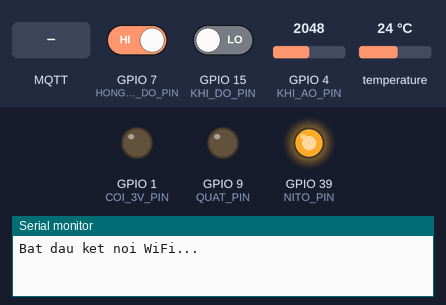
Simulated run of this sketch. Board: ESP32-S3. Parts: output pins drawn as LEDs (lit = HIGH), the last lines printed to the serial monitor. The inputs (shaded band) are chosen by the test bench; at power-on: GPIO 7 (HONG_NGOAI_DO_PIN) HIGH, GPIO 4 (KHI_AO_PIN) = 2048, GPIO 15 (KHI_DO_PIN) LOW, temperature 24 °C. WiFi joins after 1.5 s; servers stay silent unless stated; no MQTT or app messages arrive unless stated.

Above: at 0.1 s.
At 3.5 s:
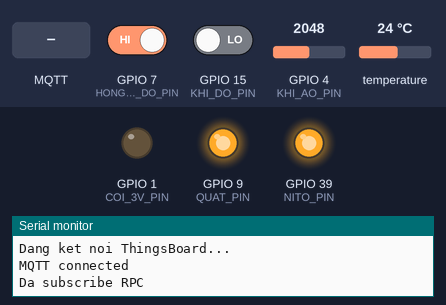
3.6 s: GPIO 7 (HONG_NGOAI_DO_PIN) driven LOW
5.3 s: MQTT message "setFan" arrives on the first subscribed topic
7.3 s: MQTT message "setBuzzer" arrives on the first subscribed topic
9.3 s: MQTT message "setNito" arrives on the first subscribed topic
11.3 s: GPIO 7 (HONG_NGOAI_DO_PIN) driven HIGH
Timing chart, 0 to 14.3 s (numbered marks = the images above; inputs shaded):
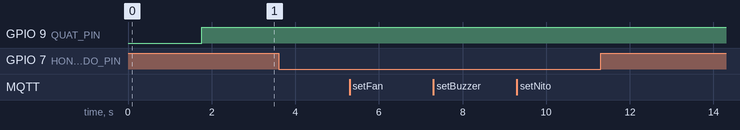

The sketch:

sketch_nov10a.ino
```cpp
#include <WiFi.h>
#include <PubSubClient.h>
#include <OneWire.h>
#include <DallasTemperature.h>
#include <ArduinoJson.h>

// ===== Thong tin WiFi va ThingsBoard =====
const char* WIFI_SSID = "LongNo";
const char* WIFI_PASSWORD = "noiphet123";

const char* MQTT_SERVER = "mqtt.eu.thingsboard.cloud";
const int MQTT_PORT = 1883;
const char* ACCESS_TOKEN = "DIYbTldC7WRVOoNfKYzo";
// ========================================

// ===== PIN =====
const int NHIET_DO_OUT_PIN = 6;
const int HONG_NGOAI_DO_PIN = 7;
const int KHI_DO_PIN = 15;
const int KHI_AO_PIN = 4;
const int COI_3V_PIN = 1;
const int QUAT_PIN = 9;
const int NITO_PIN = 39;
// ===============

// Trang thai thiet bi
int quat_out = LOW;
int coi_out = LOW;
int nito_out = HIGH;

// Trang thai ket noi
bool online = false;

// Timer
unsigned long lastWiFiAttempt = 0;
unsigned long lastMQTTAttempt = 0;
unsigned long lastSensorRead = 0;
unsigned long lastTelemetry = 0;

const unsigned long WIFI_INTERVAL = 10000;
const unsigned long MQTT_INTERVAL = 3000;
const unsigned long SENSOR_INTERVAL = 1000;
const unsigned long TELEMETRY_INTERVAL = 1000;

// Gia tri cam bien
float nhiet_do_out = DEVICE_DISCONNECTED_C;
int hn_do_out = HIGH;
int khi_do_out = HIGH;
int khi_ao_out = 0;

OneWire oneWire(NHIET_DO_OUT_PIN);
DallasTemperature sensors(&oneWire);

WiFiClient wifiClient;
PubSubClient mqtt(wifiClient);


// =====================================================
// DIEU KHIEN THIET BI
// =====================================================

void capNhatThietBi() {
    digitalWrite(QUAT_PIN, quat_out);
    digitalWrite(COI_3V_PIN, coi_out);
    digitalWrite(NITO_PIN, nito_out);
}


// =====================================================
// OFFLINE MODE
// =====================================================

void dieuKhienOffline() {

    // 1. Dieu khien coi theo nhiet do
    if (nhiet_do_out != DEVICE_DISCONNECTED_C) {

        if (nhiet_do_out > 60.0) {
            coi_out = HIGH;
        }
        else if (nhiet_do_out < 45.0) {
            coi_out = LOW;
        }
    }

    // 2. Dieu khien quat theo chat luong khong khi
    if (khi_ao_out > 400) {
        quat_out = HIGH;
    }
    else if (khi_ao_out < 400) {
        quat_out = LOW;
    }

    // 3. Dieu khien phun Nito
    // NITO active LOW
    if (nhiet_do_out > 100.0&&hn_do_out == 0 ) {
        nito_out = HIGH;
    }
    else if (nhiet_do_out < 80.0&& hn_do_out == 1) {
        nito_out = HIGH;
    }

    // Cap nhat trang thai cac chan GPIO
    capNhatThietBi();

    Serial.println("===== OFFLINE CONTROL =====");

    Serial.print("Nhiet do: ");
    Serial.println(nhiet_do_out);

    Serial.print("Khi AO: ");
    Serial.println(khi_ao_out);
     Serial.print("flame: ");
    Serial.println(hn_do_out);
    Serial.print("Coi: ");
    Serial.println(coi_out == HIGH ? "ON" : "OFF");

    Serial.print("Quat: ");
    Serial.println(quat_out == HIGH ? "ON" : "OFF");

    Serial.print("Nito: ");
    Serial.println(nito_out == LOW ? "ON" : "OFF");

    Serial.println("===========================");
}


// =====================================================
// RPC
// =====================================================

void xuLyRPC(char* topic, byte* payload, unsigned int length) {

    StaticJsonDocument<256> doc;

    DeserializationError error =
        deserializeJson(doc, payload, length);

    if (error) {
        Serial.println("RPC loi: JSON khong hop le");
        return;
    }

    const char* method = doc["method"] | "";
    JsonVariantConst params = doc["params"];

    bool bat;

    if (params.is<bool>()) {
        bat = params.as<bool>();
    }
    else if (params.is<const char*>()) {
        bat = (strcmp(params.as<const char*>(), "true") == 0);
    }
    else {
        Serial.println("RPC loi: params phai la true/false");
        return;
    }

    const char* tenTrangThai = nullptr;

    if (strcmp(method, "setFan") == 0) {
        quat_out = bat ? HIGH : LOW;
        tenTrangThai = "fan";
    }
    else if (strcmp(method, "setBuzzer") == 0) {
        coi_out = bat ? HIGH : LOW;
        tenTrangThai = "bluzzer";
    }
    else if (strcmp(method, "setNito") == 0) {
        nito_out = bat ? LOW : HIGH;
        tenTrangThai = "nito";
    }
    else {
        Serial.print("RPC khong biet method: ");
        Serial.println(method);
        return;
    }

    capNhatThietBi();

    Serial.print(method);
    Serial.println(bat ? " -> ON" : " -> OFF");

    // Phan hoi ThingsBoard bang request ID
    char* requestId = strrchr(topic, '/');

    if (requestId != nullptr) {

        String responseTopic =
            "v1/devices/me/rpc/response/";

        responseTopic += (requestId + 1);

        String response = "{\"success\":true,\"";
        response += tenTrangThai;
        response += "\":";
        response += bat ? "true" : "false";
        response += "}";

        mqtt.publish(
            responseTopic.c_str(),
            response.c_str()
        );
    }
}


void callback(char* topic, byte* payload, unsigned int length) {

    Serial.print("MQTT nhan topic: ");
    Serial.println(topic);

    Serial.print("Payload: ");

    for (unsigned int i = 0; i < length; i++) {
        Serial.print((char)payload[i]);
    }

    Serial.println();

    xuLyRPC(topic, payload, length);
}


// =====================================================
// WIFI
// =====================================================

void batDauWiFi() {

    Serial.println("Bat dau ket noi WiFi...");

    WiFi.mode(WIFI_STA);
    WiFi.setAutoReconnect(true);
    WiFi.begin(WIFI_SSID, WIFI_PASSWORD);
}


void xuLyWiFi() {

    if (WiFi.status() == WL_CONNECTED) {

        if (!online) {
            online = true;

            Serial.println("========================");
            Serial.println("WIFI CONNECTED");
            Serial.println("CHUYEN SANG ONLINE MODE");
            Serial.print("IP: ");
            Serial.println(WiFi.localIP());
            Serial.println("========================");
        }

        return;
    }

    // Mat WiFi
    if (online) {

        online = false;

        Serial.println("========================");
        Serial.println("WIFI DISCONNECTED");
        Serial.println("CHUYEN SANG OFFLINE MODE");
        Serial.println("========================");

        mqtt.disconnect();
    }

    // Thu ket noi lai theo chu ky
    if (millis() - lastWiFiAttempt >= WIFI_INTERVAL) {

        lastWiFiAttempt = millis();

        Serial.println("Dang thu ket noi lai WiFi...");

        WiFi.begin(WIFI_SSID, WIFI_PASSWORD);
    }
}


// =====================================================
// MQTT
// =====================================================

void xuLyMQTT() {

    if (!online) {
        return;
    }

    if (mqtt.connected()) {
        mqtt.loop();
        return;
    }

    if (millis() - lastMQTTAttempt >= MQTT_INTERVAL) {

        lastMQTTAttempt = millis();

        Serial.println("Dang ket noi ThingsBoard...");

        if (mqtt.connect(
            "ESP32-client",
            ACCESS_TOKEN,
            nullptr
        )) {

            Serial.println("MQTT connected");

            if (mqtt.subscribe(
                "v1/devices/me/rpc/request/+"
            )) {
                Serial.println("Da subscribe RPC");
            }
            else {
                Serial.println("Subscribe RPC that bai");
            }
        }
        else {

            Serial.print("MQTT that bai, ma loi: ");
            Serial.println(mqtt.state());
        }
    }
}


// =====================================================
// DOC CAM BIEN
// =====================================================

void docCamBien() {

    sensors.requestTemperatures();

    nhiet_do_out = sensors.getTempCByIndex(0);

    if (nhiet_do_out == DEVICE_DISCONNECTED_C) {
        Serial.println("Khong tim thay cam bien nhiet do!");
    }
    else {
        Serial.print("Nhiet do: ");
        Serial.print(nhiet_do_out);
        Serial.println(" C");
    }

    // Hong ngoai
    hn_do_out = digitalRead(HONG_NGOAI_DO_PIN);

    Serial.print("Hong ngoai: ");
    Serial.println(hn_do_out == LOW ? "True" : "False");

    // Khi
    khi_do_out = digitalRead(KHI_DO_PIN);
    khi_ao_out = analogRead(KHI_AO_PIN);

    Serial.print("KHI_DO: ");
    Serial.println(khi_do_out);

    Serial.print("KHI_AO: ");
    Serial.println(khi_ao_out);
}


// =====================================================
// GUI TELEMETRY
// =====================================================

void guiTelemetry() {

    if (!online || !mqtt.connected()) {
        return;
    }

    StaticJsonDocument<256> doc;

    doc["flame"] = (hn_do_out == LOW);

    if (nhiet_do_out != DEVICE_DISCONNECTED_C) {
        doc["temp"] = nhiet_do_out;
    }

    doc["air quality"] = khi_ao_out;
    doc["bluzzer"] = (coi_out == HIGH);
    doc["fan"] = (quat_out == HIGH);
    doc["nito"] = (nito_out == LOW);

    char buffer[256];

    size_t length = serializeJson(doc, buffer);

    if (mqtt.publish(
        "v1/devices/me/telemetry",
        buffer,
        length
    )) {
        Serial.print("Da gui MQTT: ");
        Serial.println(buffer);
    }
    else {
        Serial.println("Gui telemetry that bai");
    }
}


// =====================================================
// SETUP
// =====================================================

void setup() {

    Serial.begin(115200);

    pinMode(HONG_NGOAI_DO_PIN, INPUT);
    pinMode(KHI_DO_PIN, INPUT);
    pinMode(KHI_AO_PIN, INPUT);
    pinMode(NHIET_DO_OUT_PIN, INPUT);

    pinMode(COI_3V_PIN, OUTPUT);
    pinMode(QUAT_PIN, OUTPUT);
    pinMode(NITO_PIN, OUTPUT);

    capNhatThietBi();

    sensors.begin();

    mqtt.setServer(MQTT_SERVER, MQTT_PORT);
    mqtt.setCallback(callback);
    mqtt.setBufferSize(512);

    batDauWiFi();
}


// =====================================================
// LOOP
// =====================================================

void loop() {

    // 1. Kiem tra ket noi WiFi
    xuLyWiFi();

    // 2. Xu ly MQTT neu dang Online
    xuLyMQTT();

    // 3. Doc cam bien theo chu ky
    if (millis() - lastSensorRead >= SENSOR_INTERVAL) {

        lastSensorRead = millis();

        docCamBien();

        // 4. Neu Offline thi tu dong dieu khien
        if (!online) {
            dieuKhienOffline();
        }
    }

    // 5. Gui telemetry neu Online
    if (millis() - lastTelemetry >= TELEMETRY_INTERVAL) {

        lastTelemetry = millis();

        guiTelemetry();
    }
}
```
